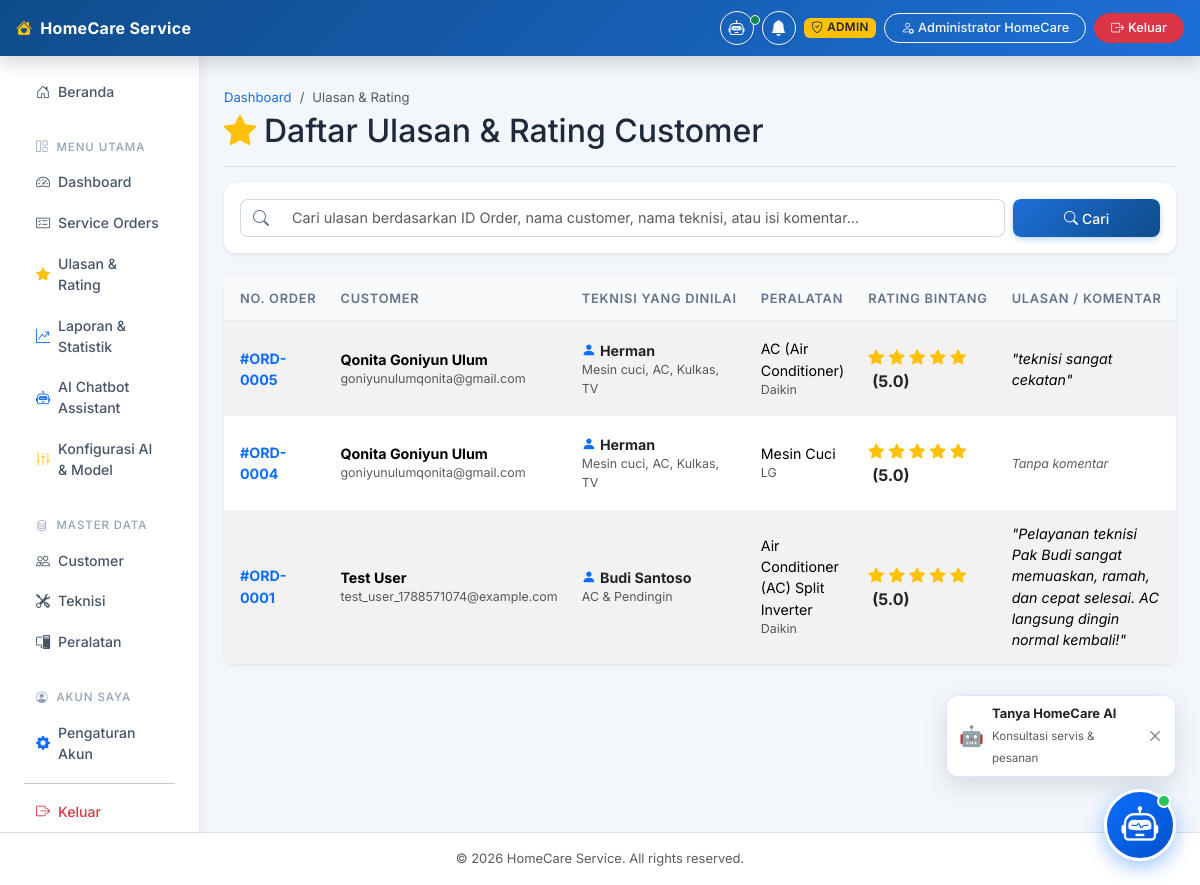
The page /admin/reviews (signed in) on the database its author committed.
### tables this page shows
CREATE TABLE `reviews` (
  `id` int(11) NOT NULL AUTO_INCREMENT,
  `order_id` int(11) NOT NULL,
  `customer_id` int(11) NOT NULL,
  `technician_id` int(11) NOT NULL,
  `rating` int(11) NOT NULL CHECK (`rating` between 1 and 5),
  `comment` text DEFAULT NULL,
  `created_at` timestamp NOT NULL DEFAULT current_timestamp(),
  PRIMARY KEY (`id`),
  UNIQUE KEY `order_id` (`order_id`),
  KEY `customer_id` (`customer_id`),
  KEY `technician_id` (`technician_id`),
  CONSTRAINT `reviews_ibfk_1` FOREIGN KEY (`order_id`) REFERENCES `service_orders` (`id`) ON DELETE CASCADE,
  CONSTRAINT `reviews_ibfk_2` FOREIGN KEY (`customer_id`) REFERENCES `users` (`id`) ON DELETE CASCADE,
  CONSTRAINT `reviews_ibfk_3` FOREIGN KEY (`technician_id`) REFERENCES `technicians` (`id`) ON DELETE CASCADE
);

CREATE TABLE `users` (
  `id` int(11) NOT NULL AUTO_INCREMENT,
  `name` varchar(100) NOT NULL,
  `email` varchar(100) NOT NULL,
  `password` varchar(255) NOT NULL,
  `role` enum('ADMIN','CUSTOMER','TEKNISI') NOT NULL,
  `phone` varchar(20) DEFAULT NULL,
  `address` text DEFAULT NULL,
  `created_at` timestamp NOT NULL DEFAULT current_timestamp(),
  `updated_at` timestamp NOT NULL DEFAULT current_timestamp() ON UPDATE current_timestamp(),
  PRIMARY KEY (`id`),
  UNIQUE KEY `email` (`email`),
  KEY `idx_role` (`role`)
);

CREATE TABLE `technicians` (
  `id` int(11) NOT NULL AUTO_INCREMENT,
  `user_id` int(11) NOT NULL,
  `specialization` varchar(255) DEFAULT NULL,
  `experience` int(11) DEFAULT NULL COMMENT 'Pengalaman dalam tahun',
  `availability` tinyint(1) DEFAULT 1,
  `rating` decimal(3,2) DEFAULT 0.00,
  `created_at` timestamp NOT NULL DEFAULT current_timestamp(),
  `updated_at` timestamp NOT NULL DEFAULT current_timestamp() ON UPDATE current_timestamp(),
  PRIMARY KEY (`id`),
  UNIQUE KEY `user_id` (`user_id`),
  CONSTRAINT `technicians_ibfk_1` FOREIGN KEY (`user_id`) REFERENCES `users` (`id`) ON DELETE CASCADE
);

CREATE TABLE `equipment` (
  `id` int(11) NOT NULL AUTO_INCREMENT,
  `name` varchar(100) NOT NULL,
  `brand` varchar(100) DEFAULT NULL,
  `category` varchar(100) DEFAULT NULL,
  `description` text DEFAULT NULL,
  `repair_price` decimal(10,2) NOT NULL DEFAULT 0.00,
  `created_at` timestamp NOT NULL DEFAULT current_timestamp(),
  `updated_at` timestamp NOT NULL DEFAULT current_timestamp() ON UPDATE current_timestamp(),
  PRIMARY KEY (`id`),
  KEY `idx_category` (`category`)
);

### app/Core/Controller.php (called while the page is built, shortened)
<?php
class Controller {
    public function view($view, $data = [], $layout = "main") {
        extract($data);
        require_once "../app/Views/layouts/" . $layout . ".php";
    }
    public function model($model) {
        return new $model();
    }
}

### app/Controllers/ReviewController.php (called while the page is built, shortened)
<?php
class ReviewController extends Controller {
    public function adminIndex() {
        $reviewModel = $this->model('Review');
        $search = trim($_GET['search'] ?? '');
        $page = isset($_GET['page']) ? max(1, (int)$_GET['page']) : 1;
        $limit = 10;
        $offset = ($page - 1) * $limit;
        $total = $reviewModel->getTotalForAdmin($search);
        $reviews = $reviewModel->getAllForAdmin($search, $limit, $offset);
        $data = [
            'title' => 'Ulasan & Rating Customer - Admin',
            'reviews' => $reviews,
            'search' => $search,
            'page' => $page,
            'total_pages' => max(1, ceil($total / $limit)),
            'total_count' => $total
        ];
        $this->view('admin/review/index', $data);
    }
}

### public/index.php (called while the page is built, shortened)
<?php
require_once "../app/Config/Database.php";
require_once "../app/Core/Controller.php";
$router = require_once "../routes/web.php";
$url = isset($_GET["url"]) ? "/" . rtrim($_GET["url"], "/") : "/";
$router->dispatch($url);

### app/Config/Database.php (called while the page is built, shortened)
<?php
class Database {
    private $host = DB_HOST;
    private $user = DB_USER;
    private $pass = DB_PASS;
    private $dbname = DB_NAME;
    private $dbh;
    private $error;
    public function __construct() {
        $dsn = "mysql:host=" . $this->host . ";dbname=" . $this->dbname . ";charset=utf8mb4";
        $options = array(
            PDO::ATTR_ERRMODE => PDO::ERRMODE_EXCEPTION,
            PDO::ATTR_DEFAULT_FETCH_MODE => PDO::FETCH_ASSOC,
            PDO::ATTR_TIMEOUT => 5
        );
        try {
            $this->dbh = new PDO($dsn, $this->user, $this->pass, $options);
        } catch(PDOException $e) {
            if ($e->getCode() == 1049 || strpos($e->getMessage(), 'Unknown database') !== false) {
                try {
                    $pdoInit = new PDO("mysql:host=" . $this->host . ";charset=utf8mb4", $this->user, $this->pass, $options);
                    $pdoInit->exec("CREATE DATABASE IF NOT EXISTS `" . $this->dbname . "` CHARACTER SET utf8mb4 COLLATE utf8mb4_unicode_ci");
                    $pdoInit->exec("USE `" . $this->dbname . "`");
                    $schemaFile = __DIR__ . '/../../database/schema.sql';
                    if (file_exists($schemaFile)) {
                        $sql = file_get_contents($schemaFile);
                        $pdoInit->exec($sql);
                    }
                    $this->dbh = new PDO($dsn, $this->user, $this->pass, $options);
                    self::$sharedPdo = $this->dbh;
                    return;
                } catch (PDOException $ex) {
                    $this->error = $ex->getMessage();
                }
            } else {
                $this->error = $e->getMessage();
            }
            if (!$this->dbh) {
                throw new Exception("Koneksi Database Gagal: " . $this->error . ". Pastikan MySQL pada XAMPP sudah aktif dan database/migrate.php sudah dijalankan.");
            }
        }
    }
    public function getConnection() {
        return $this->dbh;
    }
}

### app/Core/Model.php (called while the page is built)
<?php
class Model {
    protected $db;
    public function __construct() {
        $this->db = new Database();
    }
    protected function getPDO() {
        return $this->db->getConnection();
    }
}

### app/Models/Review.php (called while the page is built, shortened)
<?php
require_once '../app/Core/Model.php';
class Review extends Model {
    public function getAllForAdmin($search = '', $limit = 10, $offset = 0) {
        $sql = "
            SELECT r.*,
                   u_cust.name as customer_name, u_cust.email as customer_email,
                   u_tech.name as technician_name, t.specialization as technician_specialization,
                   e.name as equipment_name, e.brand as equipment_brand,
                   so.service_date
            FROM reviews r
            JOIN service_orders so ON r.order_id = so.id
            JOIN equipment e ON so.equipment_id = e.id
            JOIN users u_cust ON r.customer_id = u_cust.id
            JOIN technicians t ON r.technician_id = t.id
            JOIN users u_tech ON t.user_id = u_tech.id
            WHERE 1=1
        ";
        $sql .= " ORDER BY r.created_at DESC LIMIT :limit OFFSET :offset";
        $stmt = $this->getPDO()->prepare($sql);
        $stmt->bindValue(':limit', (int)$limit, PDO::PARAM_INT);
        $stmt->bindValue(':offset', (int)$offset, PDO::PARAM_INT);
        $stmt->execute();
        return $stmt->fetchAll(PDO::FETCH_ASSOC);
    }
}

### app/Views/admin/review/index.php (the view, shortened to what this page needs)
<div class="d-flex justify-content-between flex-wrap flex-md-nowrap align-items-center pt-3 pb-2 mb-3 border-bottom">
    <div>
        <nav aria-label="breadcrumb">
            <ol class="breadcrumb mb-1">
                <li class="breadcrumb-item"><a href="<?= BASE_URL ?>/admin/dashboard">Dashboard</a></li>
                <li class="breadcrumb-item active" aria-current="page">Ulasan & Rating</li>
            </ol>
        </nav>
        <h1 class="h2"><i class="bi bi-star-fill text-warning me-2"></i>Daftar Ulasan & Rating Customer</h1>
    </div>
</div>
<div class="card shadow-sm border-0 mb-4">
    <div class="card-body">
        <form method="GET" action="<?= BASE_URL ?>/admin/reviews" class="row g-2">
            <div class="col-md-10">
                <div class="input-group">
                    <span class="input-group-text bg-white"><i class="bi bi-search"></i></span>
                    <input type="text" name="search" class="form-control" placeholder="Cari ulasan berdasarkan ID Order, nama customer, nama teknisi, atau isi komentar..." value="<?= htmlspecialchars($search) ?>">
                </div>
            </div>
            <div class="col-md-2 d-grid">
                <button type="submit" class="btn btn-primary"><i class="bi bi-search me-1"></i>Cari</button>
            </div>
        </form>
    </div>
</div>
<div class="card shadow-sm border-0">
    <div class="card-body p-0">
        <div class="table-responsive">
            <table class="table table-hover table-striped align-middle mb-0">
                <thead class="table-light">
                    <tr>
                        <th class="ps-3">No. Order</th>
                        <th>Customer</th>
                        <th>Teknisi yang Dinilai</th>
                        <th>Peralatan</th>
                        <th>Rating Bintang</th>
                        <th>Ulasan / Komentar</th>
                        <th>Tanggal Ulasan</th>
                    </tr>
                </thead>
                <tbody>
                    <?php if(!empty($reviews)): ?>
                        <?php foreach($reviews as $rev): ?>
                            <tr>
                                <td class="ps-3 fw-bold text-primary">#ORD-<?= str_pad($rev['order_id'], 4, '0', STR_PAD_LEFT) ?></td>
                                <td>
                                    <strong><?= htmlspecialchars($rev['customer_name']) ?></strong>
                                    <div class="small text-muted"><?= htmlspecialchars($rev['customer_email']) ?></div>
                                </td>
                                <td>
                                    <strong class="text-dark"><i class="bi bi-person-fill text-primary me-1"></i><?= htmlspecialchars($rev['technician_name']) ?></strong>
                                    <div class="small text-muted"><?= htmlspecialchars($rev['technician_specialization'] ?? 'Teknisi') ?></div>
                                </td>
                                <td>
                                    <?= htmlspecialchars($rev['equipment_name']) ?>
                                    <?php if(!empty($rev['equipment_brand'])): ?>
                                        <div class="small text-muted"><?= htmlspecialchars($rev['equipment_brand']) ?></div>
                                    <?php endif; ?>
                                </td>
                                <td>
                                    <div class="text-warning fs-6">
                                        <?php for($i = 1; $i <= 5; $i++): ?>
                                            <i class="bi <?= ($i <= $rev['rating']) ? 'bi-star-fill' : 'bi-star' ?>"></i>
                                        <?php endfor; ?>
                                        <span class="ms-1 fw-bold text-dark">(<?= $rev['rating'] ?>.0)</span>
                                    </div>
                                </td>
                                <td>
                                    <?php if(!empty($rev['comment'])): ?>
                                        <span class="fst-italic text-break">"<?= htmlspecialchars($rev['comment']) ?>"</span>
                                    <?php else: ?>
                                        <span class="text-muted small fst-italic">Tanpa komentar</span>
                                    <?php endif; ?>
                                </td>
                                <td>
                                </td>
                            </tr>
                        <?php endforeach; ?>
                    <?php endif; ?>
                </tbody>
            </table>
        </div>
    </div>
</div>

### public/css/style.css (style rules this page uses)
body { font-family: "Inter", "Segoe UI", Tahoma, Geneva, Verdana, sans-serif; background-color: #f3f6fb; color: #1e293b; font-size: 0.925rem; }
.card { border-radius: 0.75rem; border: 1px solid #e8edf5; transition: box-shadow 0.2s ease, transform 0.2s ease; }
.table th { font-size: 0.8rem; font-weight: 600; text-transform: uppercase; letter-spacing: 0.06em; color: #64748b; padding: 0.75rem; white-space: nowrap; background-color: #f8fafc; border-bottom: 2px solid #e8edf5; }
.table td { padding: 0.75rem; vertical-align: middle; border-bottom: 1px solid #f1f5f9; font-size: 0.89rem; }
.btn { font-weight: 500; font-size: 0.875rem; border-radius: 0.5rem; transition: all 0.18s ease; }
.btn-primary { background: linear-gradient(135deg, #1d6fd8 0%, #0f4c8a 100%); border: none; box-shadow: 0 2px 6px rgba(13,110,253,0.3); }
.form-control, .form-select { border-radius: 0.5rem; border: 1.5px solid #d1d9e6; font-size: 0.9rem; transition: border-color 0.2s, box-shadow 0.2s; background-color: #fff; }
.input-group-text { border: 1.5px solid #d1d9e6; border-right: none; background-color: #f8fafc; color: #64748b; border-radius: 0.5rem 0 0 0.5rem; }
.input-group .form-control { border-left: none; border-radius: 0 0.5rem 0.5rem 0; }
.breadcrumb { font-size: 0.82rem; margin-bottom: 0.5rem; }
.breadcrumb-item a { color: #1d6fd8; text-decoration: none; }
a, button { transition: color 0.15s, background-color 0.15s, border-color 0.15s, box-shadow 0.15s, transform 0.15s; }

### rows shown on the page
reviews: order "0005", customer.name "Qonita Goniyun Ulum", customer.email "goniyunulumqonita@gmail.com", users.name "Herman", technician.specialization "Mesin cuci, AC, Kulkas, TV", equipment.name "AC (Air Conditioner)", equipment.brand "Daikin", rating "5", comment "teknisi sangat cekatan"
reviews: order "0004", customer.name "Qonita Goniyun Ulum", customer.email "goniyunulumqonita@gmail.com", users.name "Herman", technician.specialization "Mesin cuci, AC, Kulkas, TV", equipment.name "Mesin Cuci", equipment.brand "LG", rating "5", comment "Tanpa komentar"
reviews: order "0001", customer.name "Test User", customer.email "test_user_1788571074@example.com", users.name "Budi Santoso", technician.specialization "AC & Pendingin", equipment.name "Air Conditioner (AC) Split Inverter", equipment.brand "Daikin", rating "5", comment "Pelayanan teknisi Pak Budi sangat memuaskan, ramah, dan cepat selesai. AC langsung dingin normal kembali!"

### other values the page prints
$role "ADMIN"
$_SESSION['user_name'] "Administrator HomeCare"
